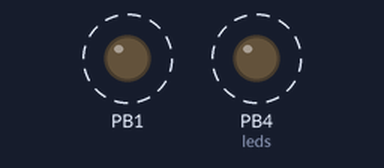
Recording of a program running on a simulated ATmega328P, built with avr-gcc and emulated at 16 MHz (the files do not name the chip). Shown: output pins drawn as LEDs (lit = HIGH). Dashed ring = blinking.

Above: at 0.5 s.
Timing chart, 0 to 4.6 s (numbered marks = the images above):
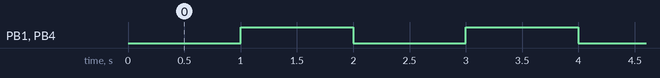

The program:

main.cpp
```cpp
/*
 * FinalAVRProjectSolution.cpp
 *
 * Created: 11/13/2022 2:00:17 AM
 * Author : Dubuisson Samuel
 */
#define F_CPU 16000000
#include <avr/io.h>
#include <avr/interrupt.h>

ISR(TIMER1_OVF_vect){ // Timer 1 ISR, this is to fire the interrupt
	PORTB ^= (1 <<PORTB4 | 1 <<PORTB1); // to make both leds associated with these port numbers to blink
	TCNT1 = 65536 - (F_CPU/1024);; // 1 sec at 16 MHz
}


int main(void)
{
	DDRB |= (0x01 <<PORTB4 | 0x01 <<PORTB1);// register port B pin 5 and 1 respectively
	TCNT1 = 65536 - (F_CPU/1024); // 1 sec at 16 MHz
	TCCR1A = 0x00;
	TCCR1B = (1 << CS10) | (1 << CS12);; //  from Table 15-6. Clock Select Bit Description for 1024 it is CS12 (1), CS11(0), CS10(1)
	TIMSK1 = (1 << TOIE1); // overflow interrupt
	sei(); // Enable global interrupts by setting global interrupt enable bit in SREG
    /* Replace with your application code */
    while (1)
    {
    }
}
```

Measured:
- by itself, PB1, PB4 (leds): alternates HIGH for 1.0 s and LOW for 1.0 s
